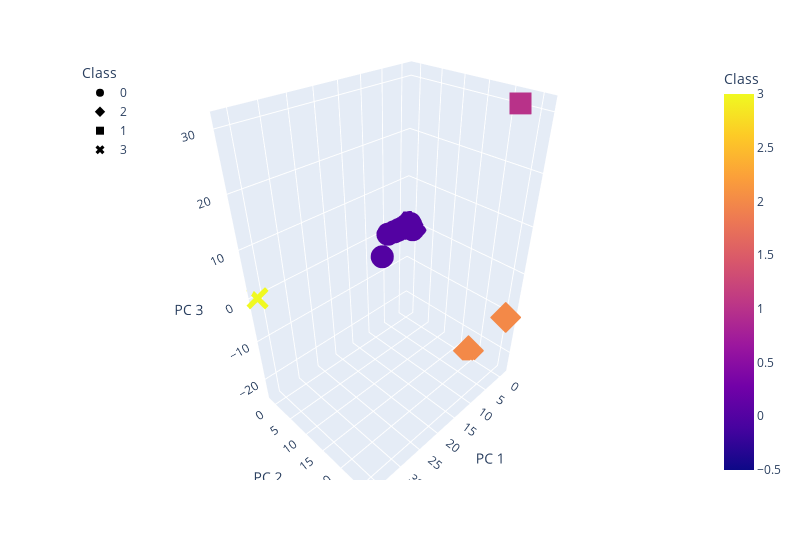

The code cell stored with this chart in its notebook:
### Code cell
# Plot a 3D scatter plot using clustered_df
fig = px.scatter_3d(
    clustered_df,
    x="PC 1",
    y="PC 2",
    z="PC 3",
    color="Class",
    symbol="Class",
    hover_name="CoinName",
    hover_data=["Algorithm"],
    width=800
)

fig.update_layout(legend=dict(x=0, y=1))
fig.show()

### Figure 1 — Plotly figure (JSON) as saved in the notebook; plotly's stock layout.template omitted (floating-point values rounded to 4 significant figures; data arrays with more than 128 entries replaced by an {"elided": "..."} marker saying what was removed)
{"data": [{"customdata": {"elided": "528x1 str values"}, "hovertemplate": "<b>%{hovertext}</b><br><br>Class=%{marker.color}<br>PC 1=%{x}<br>PC 2=%{y}<br>PC 3=%{z}<br>Algorithm=%{customdata[0]}<extra></extra>", "hovertext": {"elided": "528 str values"}, "legendgroup": "0", "marker": {"color": {"elided": "528 int values"}, "coloraxis": "coloraxis", "symbol": "circle"}, "mode": "markers", "name": "0", "scene": "scene", "showlegend": true, "type": "scatter3d", "x": {"elided": "528 float values"}, "y": {"elided": "528 float values"}, "z": {"elided": "528 float values"}}, {"customdata": [["Proof-of-BibleHash"], ["SHA-256 + Hive"]], "hovertemplate": "<b>%{hovertext}</b><br><br>Class=%{marker.color}<br>PC 1=%{x}<br>PC 2=%{y}<br>PC 3=%{z}<br>Algorithm=%{customdata[0]}<extra></extra>", "hovertext": ["BiblePay", "LitecoinCash"], "legendgroup": "2", "marker": {"color": [2, 2], "coloraxis": "coloraxis", "symbol": "diamond"}, "mode": "markers", "name": "2", "scene": "scene", "showlegend": true, "type": "scatter3d", "x": [0.1652, -0.09435], "y": [26.34, 18.67], "z": [-9.393, -23.71]}, {"customdata": [["Proof-of-Authority"]], "hovertemplate": "<b>%{hovertext}</b><br><br>Class=%{marker.color}<br>PC 1=%{x}<br>PC 2=%{y}<br>PC 3=%{z}<br>Algorithm=%{customdata[0]}<extra></extra>", "hovertext": ["Poa Network"], "legendgroup": "1", "marker": {"color": [1], "coloraxis": "coloraxis", "symbol": "square"}, "mode": "markers", "name": "1", "scene": "scene", "showlegend": true, "type": "scatter3d", "x": [-0.2961], "y": [22.44], "z": [30.71]}, {"customdata": [["TRC10"]], "hovertemplate": "<b>%{hovertext}</b><br><br>Class=%{marker.color}<br>PC 1=%{x}<br>PC 2=%{y}<br>PC 3=%{z}<br>Algorithm=%{customdata[0]}<extra></extra>", "hovertext": ["BitTorrent"], "legendgroup": "3", "marker": {"color": [3], "coloraxis": "coloraxis", "symbol": "x"}, "mode": "markers", "name": "3", "scene": "scene", "showlegend": true, "type": "scatter3d", "x": [36.34], "y": [-1.434], "z": [-0.009348]}], "layout": {"coloraxis": {"colorbar": {"title": {"text": "Class"}}, "colorscale": [[0, "#0d0887"], [0.1111, "#46039f"], [0.2222, "#7201a8"], [0.3333, "#9c179e"], [0.4444, "#bd3786"], [0.5556, "#d8576b"], [0.6667, "#ed7953"], [0.7778, "#fb9f3a"], [0.8889, "#fdca26"], [1, "#f0f921"]]}, "legend": {"title": {"text": "Class"}, "tracegroupgap": 0, "x": 0, "y": 1}, "margin": {"t": 60}, "scene": {"domain": {"x": [0, 1], "y": [0, 1]}, "xaxis": {"title": {"text": "PC 1"}}, "yaxis": {"title": {"text": "PC 2"}}, "zaxis": {"title": {"text": "PC 3"}}}, "width": 800}}
